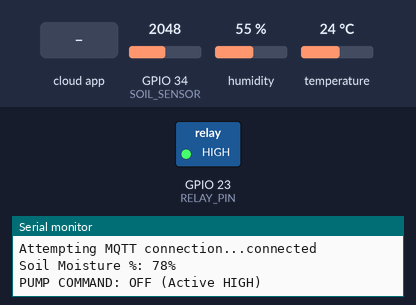
Bench run of a sketch on a simulated ESP32. Parts: switched loads named in the sketch (green lamp = pin HIGH), the last lines printed to the serial monitor. The test bench sets the inputs (shaded band); at power-on: GPIO 34 (SOIL_SENSOR) = 2048, humidity 55 %, temperature 24 °C. WiFi joins after 1.5 s; servers stay silent unless stated; no MQTT or app messages arrive unless stated; the Firebase database answers and starts empty.

Above: at 4.1 s.
4.2 s: the phone or cloud app sets pump to 2
At 8.3 s:
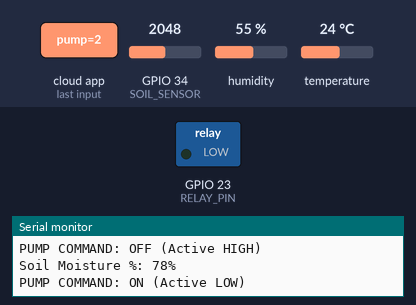
8.6 s: the phone or cloud app sets pump to 0
At 11.7 s:
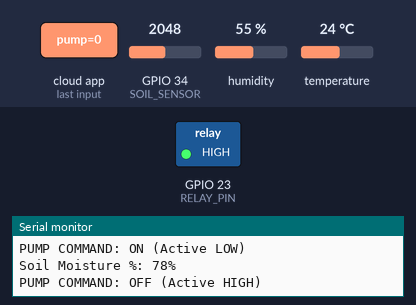
Timing chart, 0 to 13.2 s (numbered marks = the images above; inputs shaded):
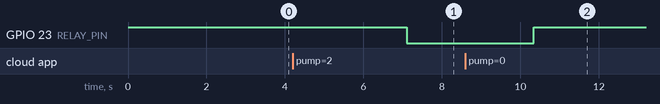

Measured:
- after the input at 4.2 s, GPIO 23 (RELAY_PIN): HIGH → LOW after 2.9 s
- after the input at 8.6 s, GPIO 23 (RELAY_PIN): LOW → HIGH after 1.7 s

The sketch:

code_arduino.ino
```cpp
#include <WiFi.h>
#include <Firebase_ESP_Client.h>
#include "DHT.h"
#include <ArduinoOTA.h>
#include <WiFiUdp.h>
#include <PubSubClient.h>

#define WIFI_SSID             "PTIT_Wi-Fi"
#define WIFI_PASSWORD         ""
#define OWNER_UID_DEFAULT     "USER_HUNG_12345"
#define DEVICE_NAME_DEFAULT   "Cay_Moi_Hardcode"

#define API_KEY             "AIzaSyAhP_367WOMDoKmbEBSEQ5bM7JRzZOpkjo"
#define DATABASE_URL        "https://smartwatering-7f76b-default-rtdb.asia-southeast1.firebasedatabase.app/"

#define MQTT_BROKER_HOST      "test.mosquitto.org"
#define MQTT_PORT             1883

#define SOIL_SENSOR         34
#define RELAY_PIN           23
#define DHT_PIN             21
#define DHT_TYPE            DHT11

FirebaseData fbdo;
FirebaseAuth auth;
FirebaseConfig config;
DHT dht(DHT_PIN, DHT_TYPE);

WiFiClient espClient;
PubSubClient mqttClient(espClient);

String chipID = "";
String devicePath = "";
String mqttTopicPrefix = "";
String owner_uid = OWNER_UID_DEFAULT;
String device_name = DEVICE_NAME_DEFAULT;

int controlMode = 0;
int dynamicThreshold = 40;

void reconnectMQTT() {
  while (!mqttClient.connected()) {
    Serial.print("Attempting MQTT connection...");
    if (mqttClient.connect(chipID.c_str())) {
      Serial.println("connected");
      mqttClient.publish((mqttTopicPrefix + "/status/info").c_str(), "Hybrid system initialized.");
    } else {
      Serial.print("failed, rc=");
      Serial.print(mqttClient.state());
      Serial.println(" try again in 5 seconds");
      delay(5000);
    }
  }
}

void setupApplication() {
    Serial.println("--- Starting Application Mode (Hybrid) ---");

    Serial.print("Connecting to WiFi: ");
    Serial.println(WIFI_SSID);
    WiFi.begin(WIFI_SSID, WIFI_PASSWORD);

    int timeout = 0;
    while (WiFi.status() != WL_CONNECTED && timeout < 20) {
         delay(1000);
         Serial.print(".");
         timeout++;
    }

    if (WiFi.status() != WL_CONNECTED) {
         Serial.println("\nWiFi connection failed! Restarting.");
         delay(3000);
         ESP.restart();
         return;
    }

    Serial.println();
    Serial.print("WiFi connected, IP address: ");
    Serial.println(WiFi.localIP());

    chipID = String((uint32_t)ESP.getEfuseMac(), HEX);
    chipID.toUpperCase();

    devicePath = "devices/" + chipID;
    mqttTopicPrefix = "devices/" + chipID;

    String hostName = "SmartPlant-" + chipID;
    ArduinoOTA.setHostname(hostName.c_str());

    ArduinoOTA.onStart([]() {
        String type;
        if (ArduinoOTA.getCommand() == U_FLASH)
            type = "sketch";
        else
            type = "filesystem";
        Serial.println("Start updating " + type);
    }).onEnd([]() {
        Serial.println("\nEnd OTA update.");
    }).onProgress([](unsigned int progress, unsigned int total) {
        Serial.printf("Progress: %u%%\r", (progress / (total / 100)));
    }).onError([](ota_error_t error) {
        Serial.printf("Error[%u]: ", error);
        if (error == OTA_AUTH_ERROR) Serial.println("Auth Failed");
        else if (error == OTA_BEGIN_ERROR) Serial.println("Begin Failed");
        else if (error == OTA_CONNECT_ERROR) Serial.println("Connect Failed");
        else if (error == OTA_RECEIVE_ERROR) Serial.println("Receive Failed");
        else if (error == OTA_END_ERROR) Serial.println("End Failed");
    });

    ArduinoOTA.begin();
    Serial.println("OTA Initialized.");

    config.api_key = API_KEY;
    config.database_url = DATABASE_URL;

    Firebase.begin(&config, &auth);
    Firebase.reconnectWiFi(true);
    Firebase.signUp(&config, &auth, "", "");

    Firebase.RTDB.setString(&fbdo, devicePath + "/ownerUID", owner_uid);
    Firebase.RTDB.setString(&fbdo, devicePath + "/deviceName", device_name);

    Firebase.RTDB.setInt(&fbdo, devicePath + "/controlMode", 0);
    Firebase.RTDB.setInt(&fbdo, devicePath + "/threshold", 40);
    Firebase.RTDB.setInt(&fbdo, devicePath + "/pump", 1);

    Serial.println("Device configuration finalized on Firebase.");

    if (Firebase.RTDB.setInt(&fbdo, devicePath + "/pumpCommand", 0)) {
        Serial.println("Firebase initialized and connection verified successfully.");
    } else {
        Serial.print("Firebase initialization failed (final check): ");
        Serial.println(fbdo.errorReason());
    }

    mqttClient.setServer(MQTT_BROKER_HOST, MQTT_PORT);

    Serial.println("Hybrid system initialized.");
}

void setup()
{
    Serial.begin(115200);

    pinMode(SOIL_SENSOR, INPUT);
    pinMode(RELAY_PIN, OUTPUT);
    digitalWrite(RELAY_PIN, HIGH);
    dht.begin();

    setupApplication();
}

void loop()
{
    ArduinoOTA.handle();

    if (!mqttClient.connected()) {
        reconnectMQTT();
    }
    mqttClient.loop();

    if (!Firebase.ready()) {
        return;
    }

    int sensorValue = analogRead(SOIL_SENSOR);
    int moisture = map(sensorValue, 4095, 1500, 0, 100);
    moisture = constrain(moisture, 0, 100);
    float temperature = dht.readTemperature();
    float humidity = dht.readHumidity();

    // GỬI DỮ LIỆU SENSOR (FIREBASE VÀ MQTT SONG SONG)

    // A. Gửi lên Firebase (Kênh chính, App Android đọc từ đây)
    Serial.print("Soil Moisture %: ");
    Serial.print(moisture);
    Serial.println("%");

    Firebase.RTDB.setInt(&fbdo, devicePath + "/moisture", moisture);
    Firebase.RTDB.setFloat(&fbdo, devicePath + "/temperature", isnan(temperature) ? 0.0 : temperature);
    Firebase.RTDB.setFloat(&fbdo, devicePath + "/humidity", isnan(humidity) ? 0.0 : humidity);

    // B. Gửi lên MQTT (Kênh phụ)
    if (mqttClient.connected()) {
      mqttClient.publish((mqttTopicPrefix + "/sensor/moisture").c_str(), String(moisture).c_str());
      mqttClient.publish((mqttTopicPrefix + "/sensor/temperature").c_str(), String(temperature).c_str());
    }

    // ĐIỀU KHIỂN (CHỈ ĐỌC TỪ FIREBASE - KÊNH CHÍNH)
    if (Firebase.RTDB.getInt(&fbdo, devicePath + "/threshold")) { dynamicThreshold = fbdo.intData(); }
    if (Firebase.RTDB.getInt(&fbdo, devicePath + "/controlMode")) { controlMode = fbdo.intData(); }

    int pumpCommand = 0;
    String statusMessage = "OFF";

    if (controlMode == 1) {
      if (moisture < dynamicThreshold) { pumpCommand = 1; statusMessage = "AUTO_ON"; }
      else if (moisture >= (dynamicThreshold + 5)) { pumpCommand = 0; statusMessage = "AUTO_OFF"; }
    } else {
      if (Firebase.RTDB.getInt(&fbdo, devicePath + "/pump"))
      {
          if (fbdo.intData() == 2) { pumpCommand = 1; statusMessage = "MANUAL_ON"; }
          else { pumpCommand = 0; statusMessage = "MANUAL_OFF"; }
      }
    }

    // THỰC THI LỆNH VÀ CẬP NHẬT TRẠNG THÁI
    if (pumpCommand == 1) {
         digitalWrite(RELAY_PIN, LOW);
         Serial.println("PUMP COMMAND: ON (Active LOW)");
    } else {
         digitalWrite(RELAY_PIN, HIGH);
         Serial.println("PUMP COMMAND: OFF (Active HIGH)");
    }

    Firebase.RTDB.setInt(&fbdo, devicePath + "/pumpCommand", pumpCommand);
    Firebase.RTDB.setString(&fbdo, devicePath + "/status", statusMessage);

    delay(2000);
}
```
